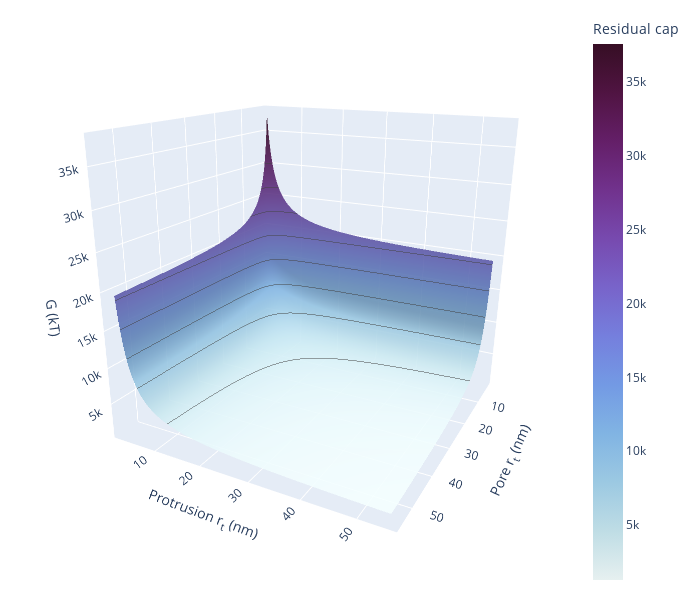
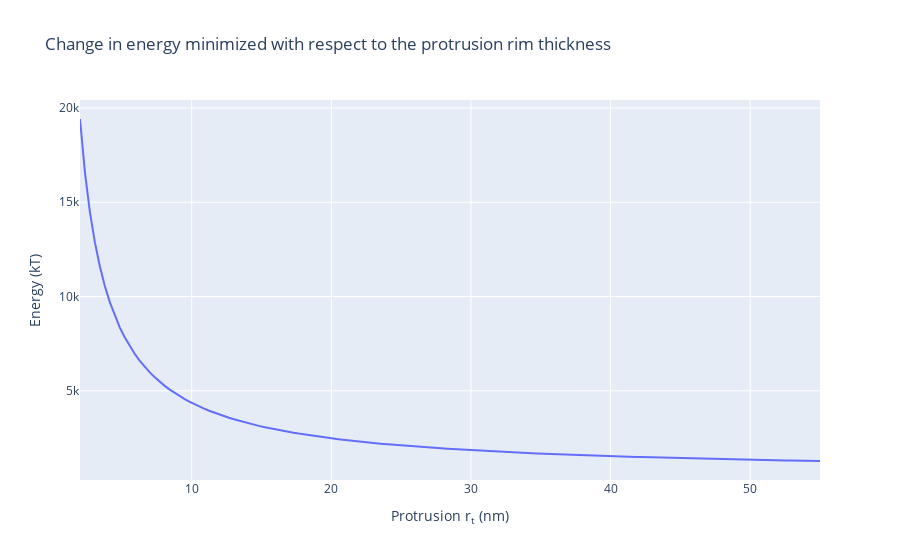

Write notebook code for charts like these, in order.
### Markdown cell above
If this is accurate, the energetic increase may decrease with greater $r_{t,rim}$, but fusion at the base is clearly an energy *intensive* process, not one that releases energy.

## Calculate pre vs post $G_b$ difference and min path then export results

### Code cell
#--------------------------------------------------------------------------------------------
# Calculate GPost - GPre and plot the surface
#--------------------------------------------------------------------------------------------
DGb = GPost - GPre

DGbPlot = go.Figure()
DGbPlot.add_trace(go.Surface(
    colorbar=go.surface.ColorBar(title='Residual cap'),
    colorscale='dense',
    contours={"z":{"show":True,"start":np.max(GPost)/10,"end":np.max(GPost)*0.9,
                   "size":np.max(GPost)/10}},
    name="Residual cap",
    x=rim_rt,y=rim_rt,z=DGb,opacity=0.9
))
DGbPlot.update_layout(coloraxis_showscale=False,
    scene = dict(
                    xaxis_title='Pore r<sub>t</sub> (nm)',
                    yaxis_title='Protrusion r<sub>t</sub> (nm)',
                    zaxis_title='G (kT)'),
    margin=dict(r=10, b=10, l=10, t=10),
    height=600,width=700)
view = dict(camera=dict(
    center=dict(x=0,y=-0.1,z=-0.1), #default is (0,0,0)
    eye=dict(x=2,y=1,z=0.75) #default is (1.25,1.25,1.25)
))
DGbPlot.update_layout(scene=view)
DGbPlot.show()

#--------------------------------------------------------------------------------------------
# Calculate the minimum path and plot it
#--------------------------------------------------------------------------------------------
# If we minimize DGb with respect to the pore's rt (so that the min path is a fxn of the 
# protrusion rt), we can see by simple inspection of the surface that the min path simply 
# follows where protrusion rt is at a max.  Therefore, the min path is simply that edge of 
# the surface
DGbMinPath = np.zeros(rim_rt.size)

for i in range(0,rim_rt.size):
    DGbMinPath[i] = DGb[rim_rt.size-1,i]

minPlot = go.Figure()
minPlot.add_trace(go.Scatter(x=rim_rt, y=DGbMinPath, mode='lines'))
minPlot.update_layout(title="Change in energy minimized with respect to the protrusion rim thickness",
                        xaxis_title="Protrusion r<sub>t</sub> (nm)", yaxis_title="Energy (kT)")
minPlot.show()

print('Saving DGb for base')
np.savetxt('output data/Base DGb 2-3.csv', DGb, delimiter=',') # Export DGb as a versioned csv
print('Saving min path for base')
np.savetxt('output data/Base min path 2-3.csv', DGbMinPath, delimiter=',') # Export as a versioned csv
print('Saving rim_rt for base')
np.savetxt('output data/Base rt 2-3.csv', rim_rt, delimiter=',') # Export rim_rt that was used
print('Saving plots as pdfs')
DGbPlot.write_image("output data/Base DGb 2-3.svg") #To save as vector img, must export manually
DGbPlot.write_image("output data/Base DGb 2-3.pdf") #SVG preferred, but Overleaf only works w PDF
minPlot.write_image("output data/Base DGb min path 2-3.pdf")
postGPlot.write_image("output data/Base post fusion rims 2-3.pdf")
print('Done!')

### Figure 1 — Plotly figure (JSON) as saved in the notebook; plotly's stock layout.template omitted (floating-point values rounded to 4 significant figures; data arrays with more than 128 entries replaced by an {"elided": "..."} marker saying what was removed)
{"data": [{"colorbar": {"title": {"text": "Residual cap"}}, "colorscale": [[0, "rgb(230, 240, 240)"], [0.09091, "rgb(191, 221, 229)"], [0.1818, "rgb(156, 201, 226)"], [0.2727, "rgb(129, 180, 227)"], [0.3636, "rgb(115, 154, 228)"], [0.4545, "rgb(117, 127, 221)"], [0.5455, "rgb(120, 100, 202)"], [0.6364, "rgb(119, 74, 175)"], [0.7273, "rgb(113, 50, 141)"], [0.8182, "rgb(100, 31, 104)"], [0.9091, "rgb(80, 20, 66)"], [1, "rgb(54, 14, 36)"]], "contours": {"z": {"end": 33930.0, "show": true, "size": 3770.0, "start": 3770.0}}, "name": "Residual cap", "opacity": 0.9, "type": "surface", "x": {"elided": "150 float values"}, "y": {"elided": "150 float values"}, "z": {"elided": "150x150 float values"}}], "layout": {"coloraxis": {"showscale": false}, "height": 600, "margin": {"b": 10, "l": 10, "r": 10, "t": 10}, "scene": {"aspectmode": "auto", "aspectratio": {"x": 1, "y": 1, "z": 1}, "camera": {"center": {"x": 0, "y": -0.1, "z": -0.1}, "eye": {"x": 2, "y": 1, "z": 0.75}}, "xaxis": {"title": {"text": "Pore r<sub>t</sub> (nm)"}, "type": "linear"}, "yaxis": {"title": {"text": "Protrusion r<sub>t</sub> (nm)"}, "type": "linear"}, "zaxis": {"title": {"text": "G (kT)"}}}, "width": 700}}

### Figure 2 — Plotly figure (JSON) as saved in the notebook; plotly's stock layout.template omitted (floating-point values rounded to 4 significant figures; data arrays with more than 128 entries replaced by an {"elided": "..."} marker saying what was removed)
{"data": [{"mode": "lines", "type": "scatter", "x": {"elided": "150 float values"}, "y": {"elided": "150 float values"}}], "layout": {"autosize": true, "title": {"text": "Change in energy minimized with respect to the protrusion rim thickness"}, "xaxis": {"autorange": true, "range": [2, 55], "title": {"text": "Protrusion r<sub>t</sub> (nm)"}, "type": "linear"}, "yaxis": {"autorange": true, "range": [271.5, 20420.0], "title": {"text": "Energy (kT)"}, "type": "linear"}}}
